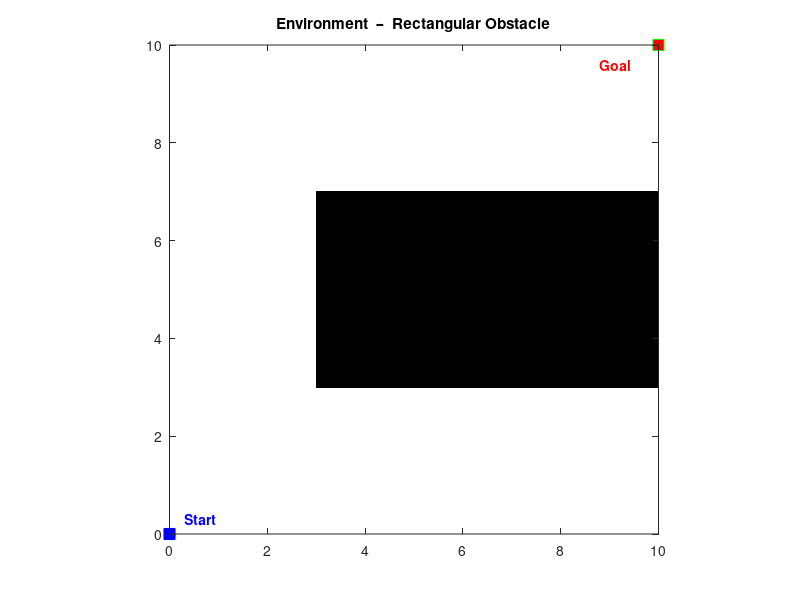

Write MATLAB code to recreate this figure.
%% environment1.m  --  Simple Rectangular Obstacle Map
% -------------------------------------------------------------------------
% 1) Domain and grid definition
% -------------------------------------------------------------------------

nx = 300;                         % grid points (x)
ny = 300;                         % grid points (y)
xrange = [0, 10];                 % x‑axis limits
yrange = [0, 10];                 % y‑axis limits

xvec = linspace(xrange(1), xrange(2), nx);
yvec = linspace(yrange(1), yrange(2), ny);
[XX, YY] = meshgrid(xvec, yvec);  % XX(i,j)=x , YY(i,j)=y

obsMap = zeros(ny, nx);           % 0 = free, 1 = obstacle

% -------------------------------------------------------------------------
% 2) Define rectangular obstacle  [xmin, ymin, width, height]
% -------------------------------------------------------------------------
rect = [3.0, 3.0, 7.0, 4.0];      % large horizontal block

mask = (XX >= rect(1) & XX <= rect(1)+rect(3)) & ...
       (YY >= rect(2) & YY <= rect(2)+rect(4));
obsMap(mask) = 1;

% -------------------------------------------------------------------------
% 3) Start / Goal positions
% -------------------------------------------------------------------------
startPos = [0, 0];                % bottom‑left
goalPos  = [10, 10];              % top‑right

% -------------------------------------------------------------------------
% 4) Visualization
% -------------------------------------------------------------------------
figure('Color','w');
imagesc(xvec, yvec, obsMap);
colormap([1 1 1; 0 0 0]); caxis([0 1]);
set(gca,'YDir','normal'); axis equal tight; hold on;
title('Environment  –  Rectangular Obstacle');

plot(startPos(1), startPos(2), 'bs', 'MarkerFaceColor','b', 'MarkerSize',8);
plot(goalPos(1),  goalPos(2),  'gs', 'MarkerFaceColor','r', 'MarkerSize',8);

text(startPos(1)+0.3, startPos(2)+0.3, 'Start', 'Color','b', 'FontWeight','bold');
text(goalPos(1)-1.2, goalPos(2)-0.4, 'Goal',  'Color','r', 'FontWeight','bold');

xlim(xrange); ylim(yrange);
